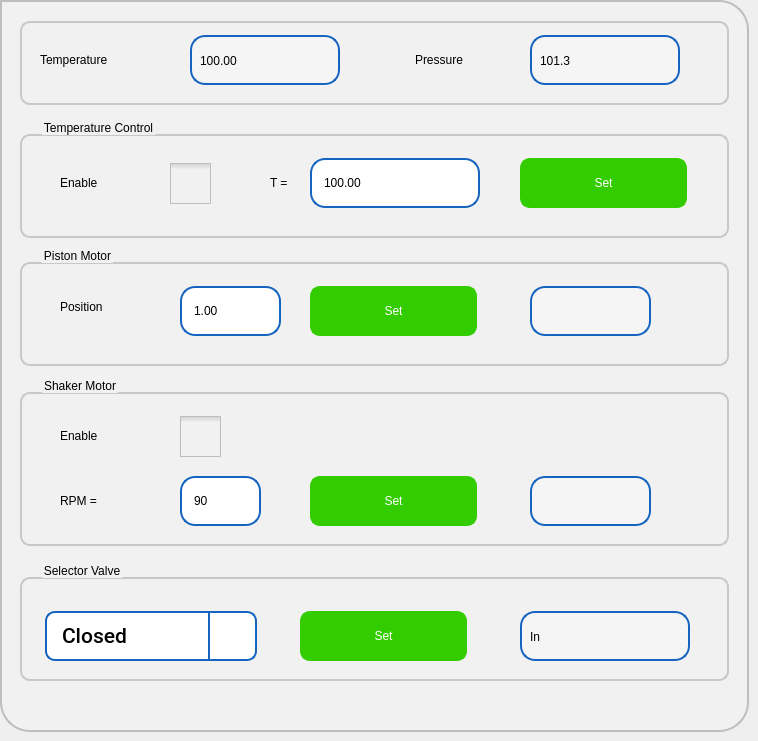
   <widget class="QWidget" name="tab">
    <attribute name="title">
     <string>Service</string>
    </attribute>
    <widget class="QFrame" name="frame">
     <property name="geometry">
      <rect>
       <x>0</x>
       <y>0</y>
       <width>749</width>
       <height>732</height>
      </rect>
     </property>
     <property name="styleSheet">
      <string notr="true">background-color: rgb(241, 241, 241);
	 border: 2px solid #C4C4C3;
    border-bottom-color: #C2C7CB; /* same as the pane color */
    border-bottom-left-radius: 30px;
border-bottom-right-radius: 30px;
    border-top-right-radius: 30px;
color: rgb(0, 0, 0);
font: 75 16pt &quot;Roboto Medium&quot;;
border-color:  rgb(190, 190, 190);



</string>
     </property>
     <property name="frameShape">
      <enum>QFrame::StyledPanel</enum>
     </property>
     <property name="frameShadow">
      <enum>QFrame::Raised</enum>
     </property>
     <widget class="QGroupBox" name="groupBox">
      <property name="geometry">
       <rect>
        <x>20</x>
        <y>118</y>
        <width>709</width>
        <height>120</height>
       </rect>
      </property>
      <property name="styleSheet">
       <string notr="true">QGroupBox {
    border: 2px solid  rgb(200, 200, 200);
    border-radius: 10px;
    margin-top: 16px; /* leave space at the top for the title */
    padding : 0px;

}

QGroupBox::title {
    subcontrol-origin: padding;
    subcontrol-position: top left ; /* position at the top center */
    left : 20px;
    top : -15px;
}</string>
      </property>
      <property name="title">
       <string>Temperature Control</string>
      </property>
      <widget class="QLabel" name="label_16">
       <property name="geometry">
        <rect>
         <x>40</x>
         <y>40</y>
         <width>96</width>
         <height>50</height>
        </rect>
       </property>
       <property name="styleSheet">
        <string notr="true">border-width: 0px;</string>
       </property>
       <property name="text">
        <string>Enable</string>
       </property>
      </widget>
      <widget class="sQLEExtend" name="leTemperature">
       <property name="geometry">
        <rect>
         <x>290</x>
         <y>40</y>
         <width>170</width>
         <height>50</height>
        </rect>
       </property>
       <property name="focusPolicy">
        <enum>Qt::ClickFocus</enum>
       </property>
       <property name="styleSheet">
        <string notr="true">QLineEdit { 
	padding: 1px 18px 1px 10px;
	background-color: rgb(255,255,255);
	border-width: 2px;
	border-color: rgb(21, 100, 192);
	border-style: solid;
	border-radius: 15;
	color: rgb(0, 0, 0);
	font: 75 16pt &quot;Roboto Medium&quot;;
}

QLineEdit:read-only {
	background-color: rgb(245,245,245);
}
QLineEdit[error=true] {
border-color: red;
}
QLineEdit[error=false] {
border-color: rgb(21, 100, 192);
}

</string>
       </property>
       <property name="text">
        <string>100.00</string>
       </property>
       <property name="maxLength">
        <number>15</number>
       </property>
      </widget>
      <widget class="QCheckBox" name="cbTEnable">
       <property name="geometry">
        <rect>
         <x>150</x>
         <y>40</y>
         <width>41</width>
         <height>50</height>
        </rect>
       </property>
       <property name="focusPolicy">
        <enum>Qt::ClickFocus</enum>
       </property>
       <property name="styleSheet">
        <string notr="true">QCheckBox {
    spacing: 5px;
 border: 0px solid #999999;

}

QCheckBox::indicator {
    width: 41px;
    height: 41px;
}

QCheckBox::indicator:unchecked {
	image: url(:/images/icons/ancheck.png);
}
/*
QCheckBox::indicator:unchecked:hover {
    image: url(:/images/checkbox_unchecked_hover.png);
}

QCheckBox::indicator:unchecked:pressed {
    image: url(:/images/checkbox_unchecked_pressed.png);
}
*/
QCheckBox::indicator:checked {
    image: url(:/images/icons/acheck.png);
}
/*
QCheckBox::indicator:checked:hover {
    image: url(:/images/checkbox_checked_hover.png);
}

QCheckBox::indicator:checked:pressed {
    image: url(:/images/checkbox_checked_pressed.png);
}
*/
QCheckBox::indicator:indeterminate:hover {
    image: url(:/images/checkbox_indeterminate_hover.png);
}
/*
QCheckBox::indicator:indeterminate:pressed {
    image: url(:/images/checkbox_indeterminate_pressed.png);
}
*/</string>
       </property>
       <property name="text">
        <string/>
       </property>
      </widget>
      <widget class="QPushButton" name="pbTSet">
       <property name="geometry">
        <rect>
         <x>500</x>
         <y>40</y>
         <width>167</width>
         <height>50</height>
        </rect>
       </property>
       <property name="focusPolicy">
        <enum>Qt::ClickFocus</enum>
       </property>
       <property name="styleSheet">
        <string notr="true">QPushButton{
background-color: rgb(51, 204, 0);
border-width: 2px;
border-color: rgb(51, 204, 0);
border-style: solid;
border-radius: 10;
color: rgb(255, 255, 255);
font: 75 16pt &quot;Roboto Medium&quot;;
}
QPushButton:disabled { 
background-color: rgb(204, 244, 198);
border-width: 2px;
border-color: rgb(127, 143, 127);
border-style: solid;
border-radius: 10;
color: rgb(0, 0, 0);
font: 75 16pt &quot;Roboto Medium&quot;;
}
QPushButton:pressed {
background-color: rgb(24, 163, 3);
border-width: 2px;
border-color: rgb(24, 163, 3);
border-style: solid;
border-radius: 10;
color: rgb(255, 255, 255);
font: 75 16pt &quot;Roboto Medium&quot;;
}
QPushButton:down {
background-color: rgb(24, 163, 3);
border-width: 2px;
border-color: rgb(24, 163, 3);
border-style: solid;
border-radius: 10;
color: rgb(0, 0, 0);
font: 75 16pt &quot;Roboto Medium&quot;;
}
QPushButton:default {
background-color: rgb(241, 241, 241);
border-width: 2px;
border-color: rgb(21, 100, 192);
border-style: solid;
border-radius: 10;
color: rgb(0, 0, 0);
font: 75 16pt &quot;Roboto Medium&quot;;
}
</string>
       </property>
       <property name="text">
        <string>Set</string>
       </property>
      </widget>
      <widget class="QLabel" name="label_6">
       <property name="geometry">
        <rect>
         <x>250</x>
         <y>40</y>
         <width>36</width>
         <height>50</height>
        </rect>
       </property>
       <property name="styleSheet">
        <string notr="true">border-width: 0px;</string>
       </property>
       <property name="text">
        <string>T =</string>
       </property>
      </widget>
     </widget>
     <widget class="QGroupBox" name="groupBox_4">
      <property name="geometry">
       <rect>
        <x>20</x>
        <y>376</y>
        <width>709</width>
        <height>170</height>
       </rect>
      </property>
      <property name="styleSheet">
       <string notr="true">QGroupBox {
    border: 2px solid  rgb(200, 200, 200);
    border-radius: 10px;
    margin-top: 16px; /* leave space at the top for the title */
    padding : 0px;

}

QGroupBox::title {
    subcontrol-origin: padding;
    subcontrol-position: top left ; /* position at the top center */
    left : 20px;
    top : -15px;
}</string>
      </property>
      <property name="title">
       <string>Shaker Motor</string>
      </property>
      <widget class="sQLEExtend" name="leRPM">
       <property name="geometry">
        <rect>
         <x>160</x>
         <y>100</y>
         <width>81</width>
         <height>50</height>
        </rect>
       </property>
       <property name="focusPolicy">
        <enum>Qt::ClickFocus</enum>
       </property>
       <property name="styleSheet">
        <string notr="true">QLineEdit { 
	padding: 1px 18px 1px 10px;
	background-color: rgb(255,255,255);
	border-width: 2px;
	border-color: rgb(21, 100, 192);
	border-style: solid;
	border-radius: 15;
	color: rgb(0, 0, 0);
	font: 75 16pt &quot;Roboto Medium&quot;;
}

QLineEdit:read-only {
	background-color: rgb(245,245,245);
}
QLineEdit[error=true] {
border-color: red;
}
QLineEdit[error=false] {
border-color: rgb(21, 100, 192);
}

</string>
       </property>
       <property name="text">
        <string>90</string>
       </property>
       <property name="maxLength">
        <number>15</number>
       </property>
      </widget>
      <widget class="QPushButton" name="pbRPMSet">
       <property name="geometry">
        <rect>
         <x>290</x>
         <y>100</y>
         <width>167</width>
         <height>50</height>
        </rect>
       </property>
       <property name="focusPolicy">
        <enum>Qt::ClickFocus</enum>
       </property>
       <property name="styleSheet">
        <string notr="true">QPushButton{
background-color: rgb(51, 204, 0);
border-width: 2px;
border-color: rgb(51, 204, 0);
border-style: solid;
border-radius: 10;
color: rgb(255, 255, 255);
font: 75 16pt &quot;Roboto Medium&quot;;
}
QPushButton:disabled { 
background-color: rgb(204, 244, 198);
border-width: 2px;
border-color: rgb(127, 143, 127);
border-style: solid;
border-radius: 10;
color: rgb(0, 0, 0);
font: 75 16pt &quot;Roboto Medium&quot;;
}
QPushButton:pressed {
background-color: rgb(24, 163, 3);
border-width: 2px;
border-color: rgb(24, 163, 3);
border-style: solid;
border-radius: 10;
color: rgb(255, 255, 255);
font: 75 16pt &quot;Roboto Medium&quot;;
}
QPushButton:down {
background-color: rgb(24, 163, 3);
border-width: 2px;
border-color: rgb(24, 163, 3);
border-style: solid;
border-radius: 10;
color: rgb(0, 0, 0);
font: 75 16pt &quot;Roboto Medium&quot;;
}
QPushButton:default {
background-color: rgb(241, 241, 241);
border-width: 2px;
border-color: rgb(21, 100, 192);
border-style: solid;
border-radius: 10;
color: rgb(0, 0, 0);
font: 75 16pt &quot;Roboto Medium&quot;;
}
</string>
       </property>
       <property name="text">
        <string>Set</string>
       </property>
      </widget>
      <widget class="QLabel" name="label_7">
       <property name="geometry">
        <rect>
         <x>40</x>
         <y>100</y>
         <width>71</width>
         <height>50</height>
        </rect>
       </property>
       <property name="styleSheet">
        <string notr="true">border-width: 0px;</string>
       </property>
       <property name="text">
        <string>RPM =</string>
       </property>
      </widget>
      <widget class="QLabel" name="lblRPM">
       <property name="geometry">
        <rect>
         <x>510</x>
         <y>100</y>
         <width>121</width>
         <height>50</height>
        </rect>
       </property>
       <property name="styleSheet">
        <string notr="true">
   padding: 2px 5px 1px 10px;
   background-color: rgb(245,245,245);
   border-width: 2px;
   border-color: rgb(21, 100, 192);
   border-style: solid;
   border-radius: 15px;
   color: rgb(0, 0, 0);
   font: 75 16pt &quot;Roboto Medium&quot;;

</string>
       </property>
       <property name="text">
        <string/>
       </property>
      </widget>
      <widget class="QLabel" name="label_17">
       <property name="geometry">
        <rect>
         <x>40</x>
         <y>35</y>
         <width>96</width>
         <height>50</height>
        </rect>
       </property>
       <property name="styleSheet">
        <string notr="true">border-width: 0px;</string>
       </property>
       <property name="text">
        <string>Enable</string>
       </property>
      </widget>
      <widget class="QCheckBox" name="cbSMEnable">
       <property name="geometry">
        <rect>
         <x>160</x>
         <y>35</y>
         <width>41</width>
         <height>50</height>
        </rect>
       </property>
       <property name="focusPolicy">
        <enum>Qt::ClickFocus</enum>
       </property>
       <property name="styleSheet">
        <string notr="true">QCheckBox {
    spacing: 5px;
 border: 0px solid #999999;

}

QCheckBox::indicator {
    width: 41px;
    height: 41px;
}

QCheckBox::indicator:unchecked {
	image: url(:/images/icons/ancheck.png);
}
/*
QCheckBox::indicator:unchecked:hover {
    image: url(:/images/checkbox_unchecked_hover.png);
}

QCheckBox::indicator:unchecked:pressed {
    image: url(:/images/checkbox_unchecked_pressed.png);
}
*/
QCheckBox::indicator:checked {
    image: url(:/images/icons/acheck.png);
}
/*
QCheckBox::indicator:checked:hover {
    image: url(:/images/checkbox_checked_hover.png);
}

QCheckBox::indicator:checked:pressed {
    image: url(:/images/checkbox_checked_pressed.png);
}
*/
QCheckBox::indicator:indeterminate:hover {
    image: url(:/images/checkbox_indeterminate_hover.png);
}
/*
QCheckBox::indicator:indeterminate:pressed {
    image: url(:/images/checkbox_indeterminate_pressed.png);
}
*/</string>
       </property>
       <property name="text">
        <string/>
       </property>
      </widget>
     </widget>
     <widget class="QGroupBox" name="groupBox_10">
      <property name="geometry">
       <rect>
        <x>20</x>
        <y>561</y>
        <width>709</width>
        <height>120</height>
       </rect>
      </property>
      <property name="styleSheet">
       <string notr="true">QGroupBox {
    border: 2px solid  rgb(200, 200, 200);
    border-radius: 10px;
    margin-top: 16px; /* leave space at the top for the title */
    padding : 0px;

}

QGroupBox::title {
    subcontrol-origin: padding;
    subcontrol-position: top left ; /* position at the top center */
    left : 20px;
    top : -15px;
}</string>
      </property>
      <property name="title">
       <string>Selector Valve</string>
      </property>
      <widget class="QComboBox" name="cbSelectorValve">
       <property name="geometry">
        <rect>
         <x>25</x>
         <y>50</y>
         <width>212</width>
         <height>50</height>
        </rect>
       </property>
       <property name="font">
        <font>
         <family>Roboto Medium</family>
         <pointsize>16</pointsize>
         <weight>9</weight>
         <italic>false</italic>
         <bold>false</bold>
        </font>
       </property>
       <property name="focusPolicy">
        <enum>Qt::ClickFocus</enum>
       </property>
       <property name="styleSheet">
        <string notr="true">QComboBox {
   border: 2px solid  rgb(21, 100, 192);
   border-radius: 10px;
   padding: 1px 18px 1px 3px;
   background-color: rgb(255, 255, 255);
   color: rgb(0, 0, 0);
   font: 75 16pt &quot;Roboto Medium&quot;;
   padding-left: 15px;
}

QComboBox:on {
    padding-top: 3px;
    padding-left: 15px;
}

QComboBox::drop-down {
    subcontrol-origin: padding;
    subcontrol-position: top right;
    width: 45px;
    border-left-width: 2px;
    border-left-color: darkgray;
    border-left-style: solid;
    border-top-right-radius: 3px;
    border-bottom-right-radius: 3px;
    border-color: rgb(21, 100, 192);
}

QComboBox::down-arrow {
	image: url(:/images/icons/downarrow.png);
}

QComboBox::down-arrow:on {
    top: 1px;
    left: 1px;
}

QComboBox QAbstractItemView {
   border: 2px solid rgb(21, 100, 192);
   font: 75 16pt &quot;Roboto Medium&quot;;
   border-radius: 5px;
   background-color: rgb(255, 255, 255);
   selection-background-color:  rgb(21, 100, 192);
   selection-color: rgb(255, 255, 255);
}

/*  vertical */
QScrollBar:vertical {
     border: 0px solid  rgb(21, 100, 192);
     background:  rgb(230,230,230);
     width: 42px;
	 margin: 45px 0 45px 0;
     border-left: 2px solid  rgb(182, 182, 182);
     border-radius: 0px;
 }

 QScrollBar::handle:vertical {
     background:  rgb(182, 182, 182);
     min-height: 20px;
 }

 QScrollBar::add-line:vertical {
     border: 0px solid grey;
     background:  rgb(230,230,230);
     height: 45px;
     subcontrol-position: bottom;
     subcontrol-origin: margin;
 }

 QScrollBar::sub-line:vertical {
     border: 0px solid grey;
     background:  rgb(230,230,230);
     height: 45px;
     subcontrol-position: top;
     subcontrol-origin: margin;
 }

 QScrollBar::up-arrow:vertical {
     width: 42px;
     height: 45px;
     background-image: url(:/images/icons/cuparrow.png);
}

QScrollBar::down-arrow:vertical {
     width: 42px;
      height: 45px;
      background-image: url(:/images/icons/cdownarrow.png);
 }

 QScrollBar::add-page:vertical, QScrollBar::sub-page:vertical {
      background: none;
 }
</string>
       </property>
       <property name="frame">
        <bool>true</bool>
       </property>
       <item>
        <property name="text">
         <string>Closed</string>
        </property>
       </item>
       <item>
        <property name="text">
         <string>In</string>
        </property>
       </item>
       <item>
        <property name="text">
         <string>Out</string>
        </property>
       </item>
      </widget>
      <widget class="QLabel" name="lblSelectorValve">
       <property name="geometry">
        <rect>
         <x>500</x>
         <y>50</y>
         <width>170</width>
         <height>50</height>
        </rect>
       </property>
       <property name="styleSheet">
        <string notr="true">   padding: 2px 5px 1px 5px;
   background-color: rgb(245,245,245);
   border-width: 2px;
   border-color: rgb(21, 100, 192);
   border-style: solid;
   border-radius: 15px;
   color: rgb(0, 0, 0);
   font: 75 16pt &quot;Roboto Medium&quot;;

</string>
       </property>
       <property name="text">
        <string>In</string>
       </property>
      </widget>
      <widget class="QPushButton" name="pbSVSet">
       <property name="geometry">
        <rect>
         <x>280</x>
         <y>50</y>
         <width>167</width>
         <height>50</height>
        </rect>
       </property>
       <property name="focusPolicy">
        <enum>Qt::ClickFocus</enum>
       </property>
       <property name="styleSheet">
        <string notr="true">QPushButton{
background-color: rgb(51, 204, 0);
border-width: 2px;
border-color: rgb(51, 204, 0);
border-style: solid;
border-radius: 10;
color: rgb(255, 255, 255);
font: 75 16pt &quot;Roboto Medium&quot;;
}
QPushButton:disabled { 
background-color: rgb(204, 244, 198);
border-width: 2px;
border-color: rgb(127, 143, 127);
border-style: solid;
border-radius: 10;
color: rgb(0, 0, 0);
font: 75 16pt &quot;Roboto Medium&quot;;
}
QPushButton:pressed {
background-color: rgb(24, 163, 3);
border-width: 2px;
border-color: rgb(24, 163, 3);
border-style: solid;
border-radius: 10;
color: rgb(255, 255, 255);
font: 75 16pt &quot;Roboto Medium&quot;;
}
QPushButton:down {
background-color: rgb(24, 163, 3);
border-width: 2px;
border-color: rgb(24, 163, 3);
border-style: solid;
border-radius: 10;
color: rgb(0, 0, 0);
font: 75 16pt &quot;Roboto Medium&quot;;
}
QPushButton:default {
background-color: rgb(241, 241, 241);
border-width: 2px;
border-color: rgb(21, 100, 192);
border-style: solid;
border-radius: 10;
color: rgb(0, 0, 0);
font: 75 16pt &quot;Roboto Medium&quot;;
}
</string>
       </property>
       <property name="text">
        <string>Set</string>
       </property>
      </widget>
     </widget>
     <widget class="QGroupBox" name="groupBox_7">
      <property name="geometry">
       <rect>
        <x>20</x>
        <y>5</y>
        <width>709</width>
        <height>100</height>
       </rect>
      </property>
      <property name="styleSheet">
       <string notr="true">QGroupBox {
    border: 2px solid  rgb(200, 200, 200);
    border-radius: 10px;
    margin-top: 16px; /* leave space at the top for the title */
    padding : 0px;

}

QGroupBox::title {
    subcontrol-origin: padding;
    subcontrol-position: top left ; /* position at the top center */
    left : 20px;
    top : -15px;
}</string>
      </property>
      <property name="title">
       <string/>
      </property>
      <widget class="QLabel" name="label_9">
       <property name="geometry">
        <rect>
         <x>20</x>
         <y>30</y>
         <width>141</width>
         <height>50</height>
        </rect>
       </property>
       <property name="styleSheet">
        <string notr="true">border-width: 0px;</string>
       </property>
       <property name="text">
        <string>Temperature</string>
       </property>
      </widget>
      <widget class="QLabel" name="lblTemperature">
       <property name="geometry">
        <rect>
         <x>170</x>
         <y>30</y>
         <width>150</width>
         <height>50</height>
        </rect>
       </property>
       <property name="styleSheet">
        <string notr="true">   padding: 2px 5px 1px 5px;
   background-color: rgb(245,245,245);
   border-width: 2px;
   border-color: rgb(21, 100, 192);
   border-style: solid;
   border-radius: 15px;
   color: rgb(0, 0, 0);
   font: 75 16pt &quot;Roboto Medium&quot;;

</string>
       </property>
       <property name="text">
        <string>100.00</string>
       </property>
      </widget>
      <widget class="QLabel" name="label_22">
       <property name="geometry">
        <rect>
         <x>395</x>
         <y>30</y>
         <width>111</width>
         <height>50</height>
        </rect>
       </property>
       <property name="styleSheet">
        <string notr="true">border-width: 0px;</string>
       </property>
       <property name="text">
        <string>Pressure</string>
       </property>
      </widget>
      <widget class="QLabel" name="lblPressure">
       <property name="geometry">
        <rect>
         <x>510</x>
         <y>30</y>
         <width>150</width>
         <height>50</height>
        </rect>
       </property>
       <property name="styleSheet">
        <string notr="true">   padding: 2px 5px 1px 5px;
   background-color: rgb(245,245,245);
   border-width: 2px;
   border-color: rgb(21, 100, 192);
   border-style: solid;
   border-radius: 15px;
   color: rgb(0, 0, 0);
   font: 75 16pt &quot;Roboto Medium&quot;;

</string>
       </property>
       <property name="text">
        <string>101.3</string>
       </property>
      </widget>
     </widget>
     <widget class="QGroupBox" name="groupBox_5">
      <property name="geometry">
       <rect>
        <x>20</x>
        <y>246</y>
        <width>709</width>
        <height>120</height>
       </rect>
      </property>
      <property name="styleSheet">
       <string notr="true">QGroupBox {
    border: 2px solid  rgb(200, 200, 200);
    border-radius: 10px;
    margin-top: 16px; /* leave space at the top for the title */
    padding : 0px;

}

QGroupBox::title {
    subcontrol-origin: padding;
    subcontrol-position: top left ; /* position at the top center */
    left : 20px;
    top : -15px;
}</string>
      </property>
      <property name="title">
       <string>Piston Motor</string>
      </property>
      <widget class="sQLEExtend" name="lePistonPosition">
       <property name="geometry">
        <rect>
         <x>160</x>
         <y>40</y>
         <width>101</width>
         <height>50</height>
        </rect>
       </property>
       <property name="focusPolicy">
        <enum>Qt::ClickFocus</enum>
       </property>
       <property name="styleSheet">
        <string notr="true">QLineEdit { 
	padding: 1px 18px 1px 10px;
	background-color: rgb(255,255,255);
	border-width: 2px;
	border-color: rgb(21, 100, 192);
	border-style: solid;
	border-radius: 15;
	color: rgb(0, 0, 0);
	font: 75 16pt &quot;Roboto Medium&quot;;
}

QLineEdit:read-only {
	background-color: rgb(245,245,245);
}
QLineEdit[error=true] {
border-color: red;
}
QLineEdit[error=false] {
border-color: rgb(21, 100, 192);
}

</string>
       </property>
       <property name="text">
        <string>1.00</string>
       </property>
       <property name="maxLength">
        <number>15</number>
       </property>
      </widget>
      <widget class="QLabel" name="label_29">
       <property name="geometry">
        <rect>
         <x>40</x>
         <y>40</y>
         <width>111</width>
         <height>41</height>
        </rect>
       </property>
       <property name="styleSheet">
        <string notr="true">border-width: 0px;</string>
       </property>
       <property name="text">
        <string>Position</string>
       </property>
      </widget>
      <widget class="QLabel" name="lblPistonPosition">
       <property name="geometry">
        <rect>
         <x>510</x>
         <y>40</y>
         <width>121</width>
         <height>50</height>
        </rect>
       </property>
       <property name="styleSheet">
        <string notr="true">   padding: 2px 5px 1px 5px;
   background-color: rgb(245,245,245);
   border-width: 2px;
   border-color: rgb(21, 100, 192);
   border-style: solid;
   border-radius: 15px;
   color: rgb(0, 0, 0);
   font: 75 16pt &quot;Roboto Medium&quot;;

</string>
       </property>
       <property name="text">
        <string/>
       </property>
      </widget>
      <widget class="QPushButton" name="pbPPSet">
       <property name="geometry">
        <rect>
         <x>290</x>
         <y>40</y>
         <width>167</width>
         <height>50</height>
        </rect>
       </property>
       <property name="focusPolicy">
        <enum>Qt::ClickFocus</enum>
       </property>
       <property name="styleSheet">
        <string notr="true">QPushButton{
background-color: rgb(51, 204, 0);
border-width: 2px;
border-color: rgb(51, 204, 0);
border-style: solid;
border-radius: 10;
color: rgb(255, 255, 255);
font: 75 16pt &quot;Roboto Medium&quot;;
}
QPushButton:disabled { 
background-color: rgb(204, 244, 198);
border-width: 2px;
border-color: rgb(127, 143, 127);
border-style: solid;
border-radius: 10;
color: rgb(0, 0, 0);
font: 75 16pt &quot;Roboto Medium&quot;;
}
QPushButton:pressed {
background-color: rgb(24, 163, 3);
border-width: 2px;
border-color: rgb(24, 163, 3);
border-style: solid;
border-radius: 10;
color: rgb(255, 255, 255);
font: 75 16pt &quot;Roboto Medium&quot;;
}
QPushButton:down {
background-color: rgb(24, 163, 3);
border-width: 2px;
border-color: rgb(24, 163, 3);
border-style: solid;
border-radius: 10;
color: rgb(0, 0, 0);
font: 75 16pt &quot;Roboto Medium&quot;;
}
QPushButton:default {
background-color: rgb(241, 241, 241);
border-width: 2px;
border-color: rgb(21, 100, 192);
border-style: solid;
border-radius: 10;
color: rgb(0, 0, 0);
font: 75 16pt &quot;Roboto Medium&quot;;
}
</string>
       </property>
       <property name="text">
        <string>Set</string>
       </property>
      </widget>
     </widget>
    </widget>
   </widget>
